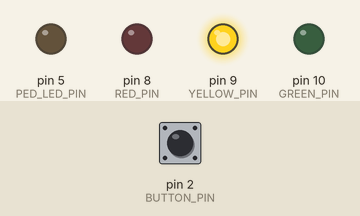
This sketch was run on a simulated Arduino Uno, built with avr-gcc and run on an emulated ATmega328P. Shown: output pins drawn as LEDs (lit = HIGH). Inputs (shaded band) come from the test bench; at power-on: pin 2 (BUTTON_PIN) HIGH.

Above: at 10.8 s.
10.9 s: pin 2 (BUTTON_PIN) pulled LOW for 3 s
At 12.8 s:
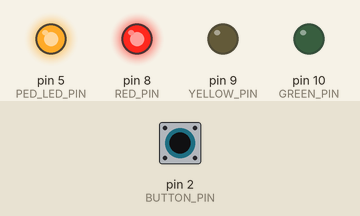
At 17.8 s:
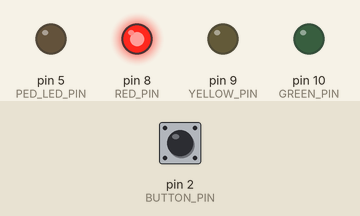
Timing chart, 0 to 23.5 s (numbered marks = the images above; inputs shaded):
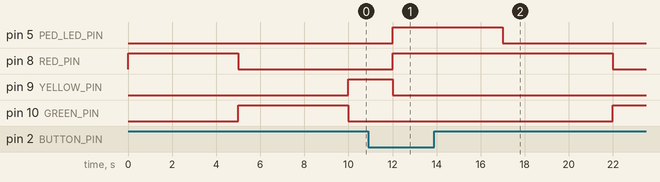

Measured:
- after the input at 10.9 s, pin 5 (PED_LED_PIN): LOW → HIGH after 1.1 s, → LOW 5.0 s later; pin 9 (YELLOW_PIN): goes on until 12.0 s, then stays LOW

The sketch:

sketch_jan7c.ino
```cpp
// Traffic Light Control with Pedestrian Crossing
const int RED_PIN = 8;       // Traffic Red LED
const int YELLOW_PIN = 9;    // Traffic Yellow LED
const int GREEN_PIN = 10;    // Traffic Green LED
const int PED_LED_PIN = 5;   // Pedestrian Walk LED
const int BUTTON_PIN = 2;    // Button Pin

bool pedestrianActive = false;  // Flag to track pedestrian crossing

void setup() {
    pinMode(RED_PIN, OUTPUT);
    pinMode(YELLOW_PIN, OUTPUT);
    pinMode(GREEN_PIN, OUTPUT);
    pinMode(PED_LED_PIN, OUTPUT);
    pinMode(BUTTON_PIN, INPUT_PULLUP); // Use internal pull-up resistor
}

void loop() {
    // Check if pedestrian button is pressed
    if (digitalRead(BUTTON_PIN) == LOW) { // Button pressed
        pedestrianActive = true;
        pedestrianCrossing();
        pedestrianActive = false;             // Set pedestrian crossing flag
    }
    digitalWrite(RED_PIN, HIGH);    // Traffic Red ON
    digitalWrite(YELLOW_PIN, LOW);  // Ensure Yellow is OFF
    digitalWrite(GREEN_PIN, LOW);   // Ensure Green is OFF
    delay(5000);
    // Check if pedestrian button is pressed
    if (digitalRead(BUTTON_PIN) == LOW) { // Button pressed
        pedestrianActive = true;
        pedestrianCrossing();
        pedestrianActive = false;             // Set pedestrian crossing flag
    }
    digitalWrite(RED_PIN, LOW);     // Traffic Red OFF
    digitalWrite(GREEN_PIN, HIGH);  // Traffic Green ON
    delay(5000);
    // Check if pedestrian button is pressed
    if (digitalRead(BUTTON_PIN) == LOW) { // Button pressed
        pedestrianActive = true;
        pedestrianCrossing();
        pedestrianActive = false;             // Set pedestrian crossing flag
    }
    digitalWrite(GREEN_PIN, LOW);   // Traffic Green OFF
    digitalWrite(YELLOW_PIN, HIGH); // Traffic Yellow ON
    delay(2000);                    // Wait 2 seconds
    digitalWrite(YELLOW_PIN, LOW);
}


// Pedestrian Crossing Sequence
void pedestrianCrossing() {
    // Turn on pedestrian crossing lights
    digitalWrite(RED_PIN, HIGH);       // Traffic Red ON
    digitalWrite(GREEN_PIN, LOW);      // Traffic Green OFF
    digitalWrite(YELLOW_PIN, LOW);     // Traffic Yellow OFF
    digitalWrite(PED_LED_PIN, HIGH);   // Pedestrian Walk Light ON
    delay(5000);                       // Wait 5 seconds for crossing

    // Turn off pedestrian lights and resume normal cycle
    digitalWrite(PED_LED_PIN, LOW);    // Pedestrian Walk Light OFF
}
```
